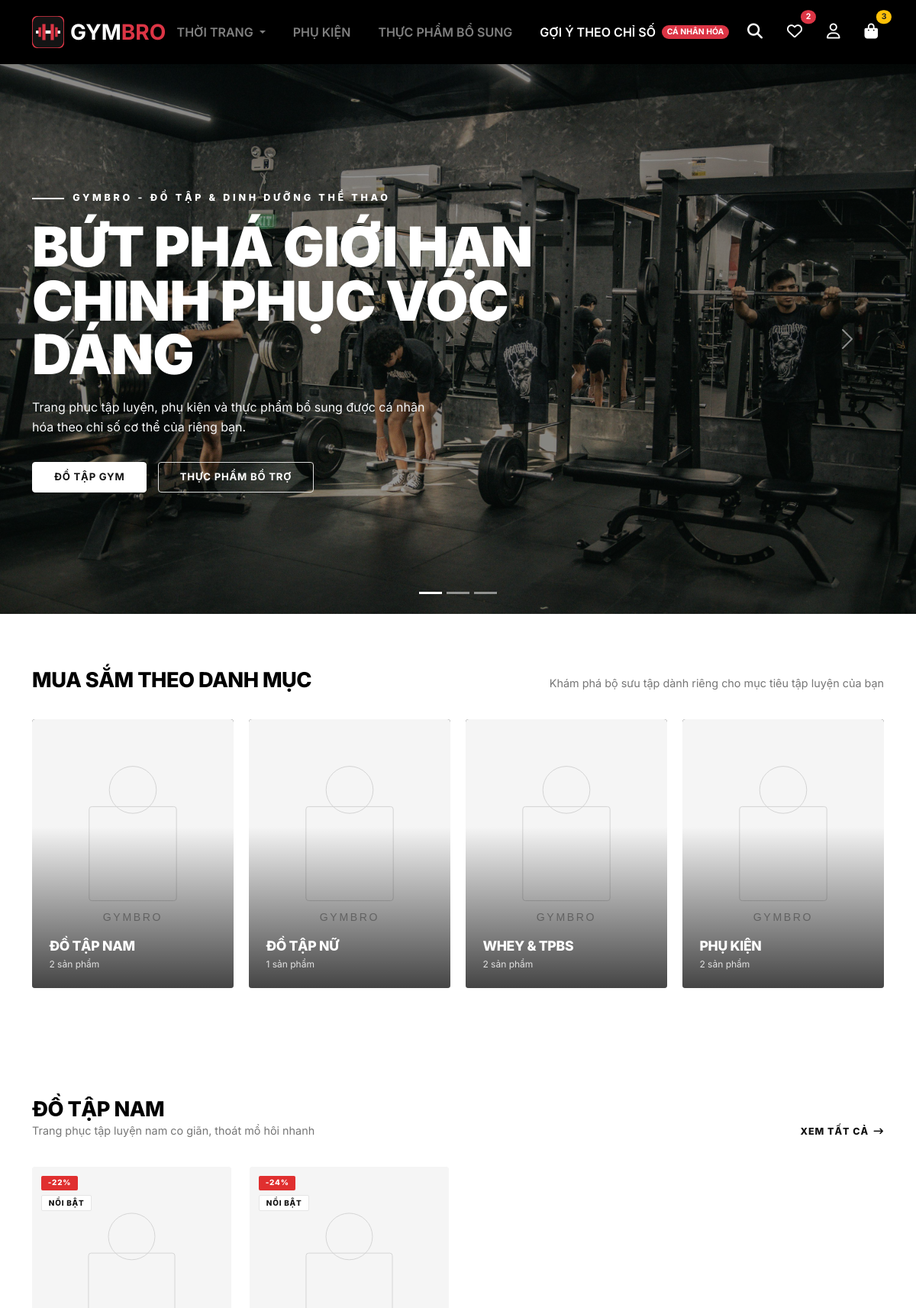
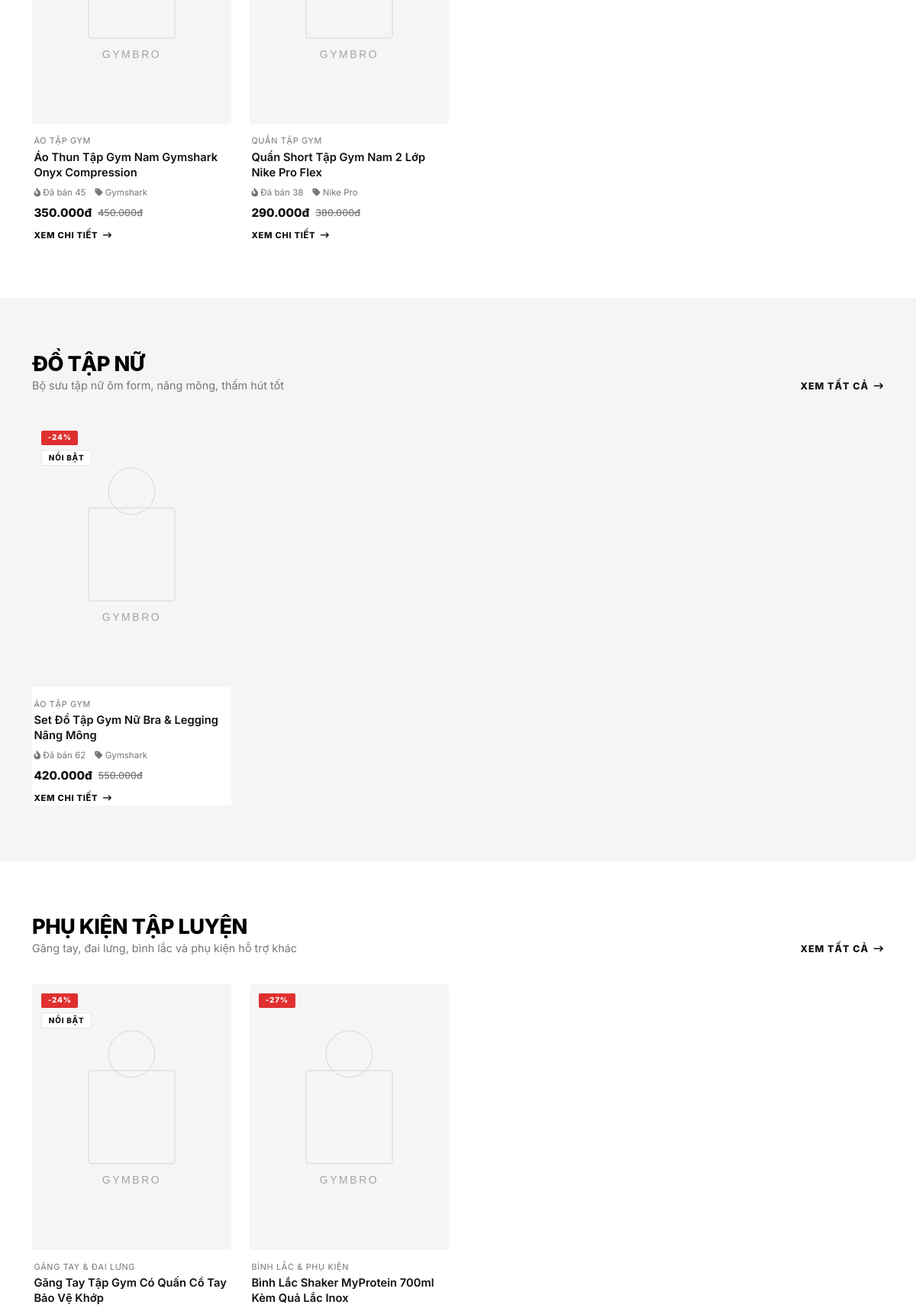
The page / (upper part) on the database its author committed (2 pictures, top to bottom).
### tables this page shows
CREATE TABLE sanpham (
  id          INT NOT NULL AUTO_INCREMENT,
  tensanpham  VARCHAR(255) NOT NULL,
  mota        TEXT DEFAULT NULL,
  giagoc      DECIMAL(12,0) NOT NULL DEFAULT 0 COMMENT 'Giá niêm yết (hiển thị gạch ngang)',
  giaban      DECIMAL(12,0) NOT NULL DEFAULT 0 COMMENT 'Giá bán hiện tại',
  soluongton  INT NOT NULL DEFAULT 0,
  hinhanh     VARCHAR(255) DEFAULT NULL,
  danhmuc_id  INT NOT NULL,
  thuonghieu_id INT DEFAULT NULL,
  doituong    ENUM('nam','nu','unisex') NOT NULL DEFAULT 'unisex',
  sizes       VARCHAR(30) DEFAULT NULL COMMENT 'Các size đang có, ví dụ "S,M,L,XL". NULL = sản phẩm không có size',
  mausac      VARCHAR(100) DEFAULT NULL,
  chatlieu    VARCHAR(100) DEFAULT NULL,
  thanhphan   TEXT DEFAULT NULL,
  muctieu     SET('giamcan','tangcan','duytri') NOT NULL DEFAULT 'giamcan,tangcan,duytri'
                COMMENT 'Sản phẩm phù hợp mục tiêu nào (admin tick nhiều mục tiêu)',
  hansudung   DATE DEFAULT NULL COMMENT 'Dành cho thực phẩm bổ sung',
  noibat      TINYINT NOT NULL DEFAULT 0,
  trangthai   TINYINT NOT NULL DEFAULT 1 COMMENT '1 đang bán, 0 ẩn (không xóa cứng vì đơn cũ còn tham chiếu)',
  luotxem     INT NOT NULL DEFAULT 0,
  luotmua     INT NOT NULL DEFAULT 0,
  ngaytao     DATETIME NOT NULL DEFAULT CURRENT_TIMESTAMP,
  PRIMARY KEY (id),
  KEY idx_sanpham_danhmuc (danhmuc_id),
  KEY idx_sanpham_thuonghieu (thuonghieu_id),
  KEY idx_sanpham_hienthi (trangthai, noibat),
  FULLTEXT KEY ft_sanpham_tim (tensanpham, mota),
  CONSTRAINT fk_sanpham_danhmuc FOREIGN KEY (danhmuc_id) REFERENCES danhmuc (id),
  CONSTRAINT fk_sanpham_thuonghieu FOREIGN KEY (thuonghieu_id) REFERENCES thuonghieu (id) ON DELETE SET NULL,
  CONSTRAINT ck_sanpham_gia CHECK (giaban >= 0 AND giagoc >= 0)
);

CREATE TABLE danhmuc (
  id         INT NOT NULL AUTO_INCREMENT,
  tendanhmuc VARCHAR(50) NOT NULL,
  loai       ENUM('quanao','phukien','tpbs') NOT NULL COMMENT 'Nhóm lớn để hiển thị menu',
  PRIMARY KEY (id)
);

CREATE TABLE thuonghieu (
  id            INT NOT NULL AUTO_INCREMENT,
  tenthuonghieu VARCHAR(80) NOT NULL,
  logo     VARCHAR(255) DEFAULT NULL,
  PRIMARY KEY (id),
  UNIQUE KEY uq_thuonghieu_ten (tenthuonghieu)
);

### model/danhmuc.php (called while the page is built, shortened)
<?php
class DANHMUC
{
    public function laysoluongsanphamtheoloai($loai, $doituong = '')
    {
        $dbcon = DATABASE::connect();
        try {
            $sql = "SELECT COUNT(*) AS tong
                    FROM sanpham s
                    JOIN danhmuc d ON d.id = s.danhmuc_id
                    WHERE s.trangthai = 1 AND d.loai = :loai";
            if ($doituong === 'nam' || $doituong === 'nu') {
                $sql .= " AND s.doituong IN (:doituong, 'unisex')";
            }
            $cmd = $dbcon->prepare($sql);
            $cmd->bindValue(":loai", $loai);
            if ($doituong === 'nam' || $doituong === 'nu') {
                $cmd->bindValue(":doituong", $doituong);
            }
            $cmd->execute();
            $row = $cmd->fetch(PDO::FETCH_ASSOC);
            return $row ? (int) $row['tong'] : 0;
        } catch (PDOException $e) {
            echo "<p>Lỗi truy vấn: " . $e->getMessage() . "</p>";
            exit();
        }
    }
}
?>

### model/sanpham.php (called while the page is built, shortened)
<?php
class SANPHAM
{
    public function laysanphamtheonhom($loai, $doituong = '', $limit = 4)
    {
        $dbcon = DATABASE::connect();
        try {
            $sql = "SELECT s.*, d.tendanhmuc, d.loai, t.tenthuonghieu
                    FROM sanpham s
                    JOIN danhmuc d ON d.id = s.danhmuc_id
                    LEFT JOIN thuonghieu t ON t.id = s.thuonghieu_id
                    WHERE s.trangthai = 1 AND d.loai = :loai";
            if ($doituong === 'nam' || $doituong === 'nu') {
                $sql .= " AND s.doituong IN (:doituong, 'unisex')";
            }
            $sql .= " ORDER BY s.noibat DESC, s.luotmua DESC, s.ngaytao DESC";
            if ((int) $limit > 0) {
                $sql .= " LIMIT " . (int) $limit;
            }
            $cmd = $dbcon->prepare($sql);
            $cmd->bindValue(":loai", $loai);
            if ($doituong === 'nam' || $doituong === 'nu') {
                $cmd->bindValue(":doituong", $doituong);
            }
            $cmd->execute();
            return $cmd->fetchAll(PDO::FETCH_ASSOC);
        } catch (PDOException $e) {
            echo "<p>Lỗi truy vấn: " . $e->getMessage() . "</p>";
            exit();
        }
    }
    public function laysanphamkhuyenmai($limit = 4)
    {
        return $this->laysanphamtheodanhsach(
            "SELECT s.*, d.tendanhmuc, d.loai, t.tenthuonghieu
             FROM sanpham s
             JOIN danhmuc d ON d.id = s.danhmuc_id
             LEFT JOIN thuonghieu t ON t.id = s.thuonghieu_id
             WHERE s.trangthai = 1 AND s.giagoc > s.giaban
             ORDER BY (s.giagoc - s.giaban) DESC
             LIMIT " . (int) $limit
        );
    }
    private function laysanphamtheodanhsach($sql)
    {
        $dbcon = DATABASE::connect();
        try {
            $cmd = $dbcon->prepare($sql);
            $cmd->execute();
            return $cmd->fetchAll(PDO::FETCH_ASSOC);
        } catch (PDOException $e) {
            echo "<p>Lỗi truy vấn: " . $e->getMessage() . "</p>";
            exit();
        }
    }
}
?>

### public/inc/module36.php (called while the page is built, shortened)
<?php
if (!function_exists('gsThongBao')) {
    function gsTien($sotien)
    {
        return number_format((float) $sotien, 0, ',', '.') . 'đ';
    }
}
?>

### public/inc/card-sanpham.php (the view, shortened to what this page needs)
<?php
$giagoc = (float) $card['giagoc'];
$giaban = (float) $card['giaban'];
$phantramgiam = 0;
if ($giagoc > $giaban && $giagoc > 0) {
    $phantramgiam = (int) round(100 - ($giaban * 100 / $giagoc));
}
$tendanhmuc = isset($card['tendanhmuc']) ? $card['tendanhmuc'] : (isset($card['loai']) ? gsTenLoai($card['loai']) : '');
$hinhanh = isset($card['hinhanh']) ? trim((string) $card['hinhanh']) : '';
$duongdananh = ($hinhanh !== '') ? 'uploads/' . $hinhanh : '';
?>
<div class="col-6 col-md-4 col-lg-3">
    <div class="gs-product-card" data-id="<?php echo (int) $card['id']; ?>"
        data-name="<?php echo htmlspecialchars($card['tensanpham']); ?>">
        <div class="gs-product-card__media">
            <a class="gs-product-card__link" href="chitiet.php?id=<?php echo (int) $card['id']; ?>">
                <img class="gs-product-card__img" src="<?php echo htmlspecialchars($duongdananh); ?>"
                    alt="<?php echo htmlspecialchars($card['tensanpham']); ?>" loading="lazy" onerror="gsOnErrorImg(this)">
                <span class="gs-product-card__badges">
                    <?php if ($phantramgiam > 0) : ?>
                        <span class="badge-gs badge-gs--sale">-<?php echo $phantramgiam; ?>%</span>
                    <?php endif; ?>
                    <?php if ((int) $card['noibat'] === 1) : ?>
                        <span class="badge-gs badge-gs--new">Nổi bật</span>
                    <?php endif; ?>
                </span>
            </a>
        </div>
        <div class="gs-product-card__body">
            <div class="gs-product-card__cat"><?php echo htmlspecialchars($tendanhmuc); ?></div>
            <a class="gs-product-card__name" href="chitiet.php?id=<?php echo (int) $card['id']; ?>">
                <?php echo htmlspecialchars($card['tensanpham']); ?>
            </a>
            <div class="gs-product-card__meta">
                <span><i class="fa-solid fa-fire-flame-curved"></i> Đã bán <?php echo (int) $card['luotmua']; ?></span>
                <?php if (!empty($card['tenthuonghieu'])) : ?>
                    <span><i class="fa-solid fa-tag"></i> <?php echo htmlspecialchars($card['tenthuonghieu']); ?></span>
                <?php endif; ?>
            </div>
            <div class="gs-product-card__price">
                <span class="gs-price"><?php echo gsTien($giaban); ?></span>
                <?php if ($phantramgiam > 0) : ?>
                    <span class="gs-price--old"><?php echo gsTien($giagoc); ?></span>
                <?php endif; ?>
            </div>
            <a class="gs-card-link" href="chitiet.php?id=<?php echo (int) $card['id']; ?>">
                Xem chi tiết <i class="fa-solid fa-arrow-right-long"></i>
            </a>
        </div>
    </div>
</div>

### public/main.php (shortened to what this page needs)
<!DOCTYPE html>
<html lang="vi">
<head>
    <link href="https://cdn.jsdelivr.net/npm/bootstrap@5.3.3/dist/css/bootstrap.min.css" rel="stylesheet">
    <link href="https://cdnjs.cloudflare.com/ajax/libs/font-awesome/6.5.2/css/all.min.css" rel="stylesheet">
    <link href="../assets/css/main.css" rel="stylesheet">
</head>
<body>
    <?php include('inc/navbar.php'); ?>
    <?php include('inc/carousel.php') ?>
    <section class="gs-section">
        <div class="container">
            <div class="gs-section__head">
                <div>
                    <h2 class="gs-section__title">Mua sắm theo danh mục</h2>
                </div>
                <span class="gs-section__sub">Khám phá bộ sưu tập dành riêng cho mục tiêu tập luyện của bạn</span>
            </div>
            <div class="gs-cat-grid">
                <a class="gs-cat-card" href="sanpham.php?loai=quanao&doituong=nam">
                    <img class="gs-cat-card__img" src="https://images.unsplash.com/photo-1541534741688-6078c6bfb5c5?auto=format&fit=crop&w=800&q=80" alt="Đồ tập nam" loading="lazy" onerror="gsOnErrorImg(this)">
                    <div class="gs-cat-card__overlay">
                        <h3 class="gs-cat-card__title">Đồ tập nam</h3>
                        <span class="gs-cat-card__count"><?php echo (int) $dm36->laysoluongsanphamtheoloai('quanao', 'nam'); ?> sản phẩm</span>
                    </div>
                </a>
                <a class="gs-cat-card" href="sanpham.php?loai=quanao&doituong=nu">
                    <img class="gs-cat-card__img" src="https://images.unsplash.com/photo-1546483875-ad9014c88eba?auto=format&fit=crop&w=800&q=80" alt="Đồ tập nữ" loading="lazy" onerror="gsOnErrorImg(this)">
                    <div class="gs-cat-card__overlay">
                        <h3 class="gs-cat-card__title">Đồ tập nữ</h3>
                        <span class="gs-cat-card__count"><?php echo (int) $dm36->laysoluongsanphamtheoloai('quanao', 'nu'); ?> sản phẩm</span>
                    </div>
                </a>
                <a class="gs-cat-card" href="sanpham.php?loai=tpbs">
                    <img class="gs-cat-card__img" src="https://images.unsplash.com/photo-1594882645126-14020914d58d?auto=format&fit=crop&w=800&q=80" alt="Whey & TPBS" loading="lazy" onerror="gsOnErrorImg(this)">
                    <div class="gs-cat-card__overlay">
                        <h3 class="gs-cat-card__title">Whey &amp; TPBS</h3>
                        <span class="gs-cat-card__count"><?php echo (int) $dm36->laysoluongsanphamtheoloai('tpbs'); ?> sản phẩm</span>
                    </div>
                </a>
                <a class="gs-cat-card" href="sanpham.php?loai=phukien">
                    <img class="gs-cat-card__img" src="https://images.unsplash.com/photo-1526506118085-60ce8714f8c5?auto=format&fit=crop&w=800&q=80" alt="Phụ kiện" loading="lazy" onerror="gsOnErrorImg(this)">
                    <div class="gs-cat-card__overlay">
                        <h3 class="gs-cat-card__title">Phụ kiện</h3>
                        <span class="gs-cat-card__count"><?php echo (int) $dm36->laysoluongsanphamtheoloai('phukien'); ?> sản phẩm</span>
                    </div>
                </a>
            </div>
        </div>
    </section>
    <?php
    $gsKhoi = array(
        array('tieude' => 'Đồ tập Nam', 'mota' => 'Trang phục tập luyện nam co giãn, thoát mồ hôi nhanh', 'link' => 'sanpham.php?loai=quanao&doituong=nam', 'ds' => $sp->laysanphamtheonhom('quanao', 'nam', 4), 'nen' => ''),
        array('tieude' => 'Đồ tập Nữ', 'mota' => 'Bộ sưu tập nữ ôm form, nâng mông, thấm hút tốt', 'link' => 'sanpham.php?loai=quanao&doituong=nu', 'ds' => $sp->laysanphamtheonhom('quanao', 'nu', 4), 'nen' => 'grey'),
        array('tieude' => 'Phụ kiện tập luyện', 'mota' => 'Găng tay, đai lưng, bình lắc và phụ kiện hỗ trợ khác', 'link' => 'sanpham.php?loai=phukien', 'ds' => $sp->laysanphamtheonhom('phukien', '', 4), 'nen' => ''),
        array('tieude' => 'Thực phẩm bổ sung', 'mota' => 'Whey, Creatine, hỗ trợ đốt mỡ chính hãng', 'link' => 'sanpham.php?loai=tpbs', 'ds' => $sp->laysanphamtheonhom('tpbs', '', 4), 'nen' => 'grey'),
        array('tieude' => 'Sản phẩm mới', 'mota' => 'Những sản phẩm vừa lên kệ tại GYMBRO', 'link' => 'sanpham.php?sapxep=moi', 'ds' => $sp->laysanphammoi(4), 'nen' => ''),
        array('tieude' => 'Sản phẩm bán chạy', 'mota' => 'Được khách hàng GYMBRO chọn mua nhiều nhất', 'link' => 'sanpham.php?sapxep=banchay', 'ds' => $sp->laysanphambanchay(4), 'nen' => 'grey'),
        array('tieude' => 'Sản phẩm nổi bật', 'mota' => 'Danh mục sản phẩm do GYMBRO tuyển chọn', 'link' => 'sanpham.php', 'ds' => $sp->laysanphamnoibatmoi(4), 'nen' => ''),
        array('tieude' => 'Sản phẩm khuyến mãi', 'mota' => 'Ưu đãi giảm giá sâu, số lượng có hạn', 'link' => 'sanpham.php?sapxep=giamgia', 'ds' => $sp->laysanphamkhuyenmai(4), 'nen' => 'grey')
    );
    ?>
    <?php foreach ($gsKhoi as $khoi) : ?>
        <section class="gs-section<?php echo ($khoi['nen'] === 'grey') ? ' gs-section--grey' : ''; ?>">
            <div class="container">
                <div class="gs-section__head">
                    <div>
                        <h2 class="gs-section__title"><?php echo htmlspecialchars($khoi['tieude']); ?></h2>
                        <span class="gs-section__sub"><?php echo htmlspecialchars($khoi['mota']); ?></span>
                    </div>
                    <a class="gs-section__link" href="<?php echo htmlspecialchars($khoi['link']); ?>">
                        Xem tất cả <i class="fa-solid fa-arrow-right-long"></i>
                    </a>
                </div>
                <?php if (count($khoi['ds']) === 0) : ?>
                    <p class="text-secondary">Danh mục này đang được cập nhật sản phẩm.</p>
                <?php else : ?>
                    <div class="row g-4">
                        <?php foreach ($khoi['ds'] as $card) : ?>
                            <?php include('inc/card-sanpham.php'); ?>
                        <?php endforeach; ?>
                    </div>
                <?php endif; ?>
            </div>
        </section>
    <?php endforeach; ?>
    <?php include('inc/footer.php'); ?>
</body>
</html>

### rows shown on the page
sanpham: phantramgiam "22", noibat "NỔI BẬT", danhmuc.tendanhmuc "ÁO TẬP GYM", tensanpham "Áo Thun Tập Gym Nam Gymshark Onyx Compression", luotmua "45", thuonghieu.tenthuonghieu "Gymshark", giaban "350.000đ", giagoc "450.000đ"
sanpham: phantramgiam "24", noibat "NỔI BẬT", danhmuc.tendanhmuc "QUẦN TẬP GYM", tensanpham "Quần Short Tập Gym Nam 2 Lớp Nike Pro Flex", luotmua "38", thuonghieu.tenthuonghieu "Nike Pro", giaban "290.000đ", giagoc "380.000đ"
sanpham: phantramgiam "24", noibat "NỔI BẬT", danhmuc.tendanhmuc "ÁO TẬP GYM", tensanpham "Set Đồ Tập Gym Nữ Bra & Legging Nâng Mông", luotmua "62", thuonghieu.tenthuonghieu "Gymshark", giaban "420.000đ", giagoc "550.000đ"
sanpham: phantramgiam "24", noibat "NỔI BẬT", danhmuc.tendanhmuc "GĂNG TAY & ĐAI LƯNG", tensanpham "Găng Tay Tập Gym Có Quấn Cổ Tay Bảo Vệ Khớp"
sanpham: phantramgiam "27", danhmuc.tendanhmuc "BÌNH LẮC & PHỤ KIỆN", tensanpham "Bình Lắc Shaker MyProtein 700ml Kèm Quả Lắc Inox"

### other values the page prints
$dm36->laysoluongsanphamtheoloai('quanao', 'nam') "2"
$dm36->laysoluongsanphamtheoloai('quanao', 'nu') "1"
$dm36->laysoluongsanphamtheoloai('tpbs') "2"
$dm36->laysoluongsanphamtheoloai('phukien') "2"
$khoi['tieude'] "ĐỒ TẬP NAM"
$khoi['mota'] "Trang phục tập luyện nam co giãn, thoát mồ hôi nhanh"
$khoi['tieude'] "ĐỒ TẬP NỮ"
$khoi['mota'] "Bộ sưu tập nữ ôm form, nâng mông, thấm hút tốt"
$khoi['tieude'] "PHỤ KIỆN TẬP LUYỆN"
$khoi['mota'] "Găng tay, đai lưng, bình lắc và phụ kiện hỗ trợ khác"
